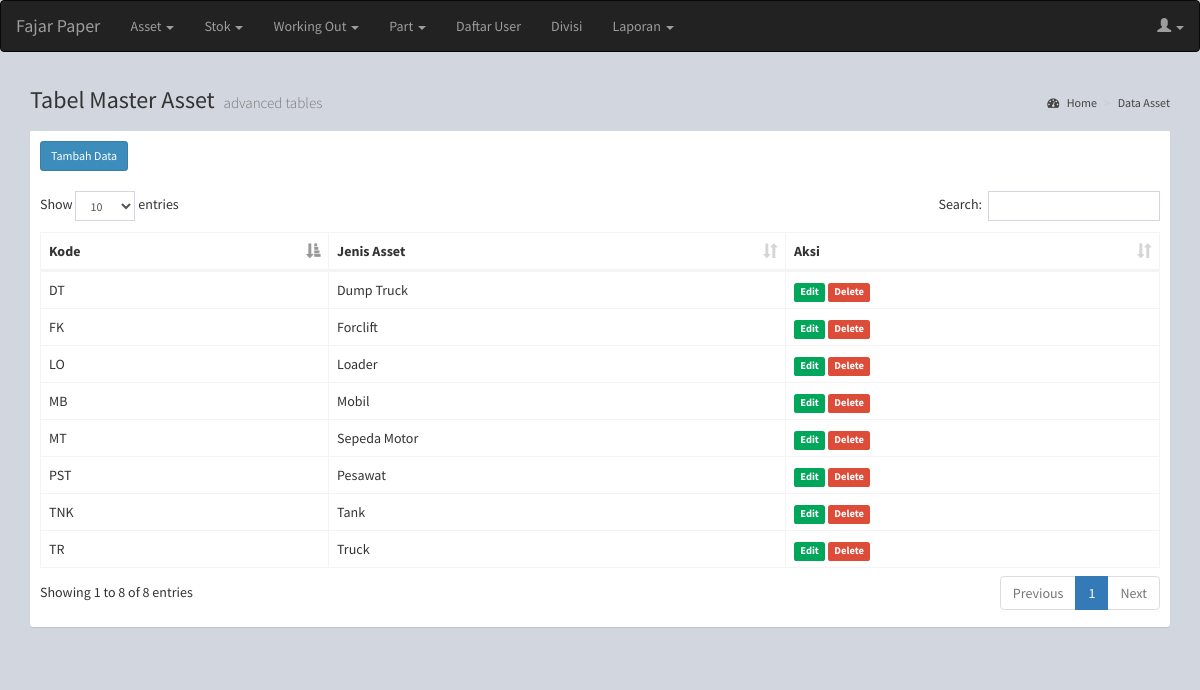
The app's page /index.php/Cbengkelnew/Cmasterasset (signed in) with its own data.
### tables this page shows
CREATE TABLE `tb_masterasset` (
  `id` int(11) NOT NULL AUTO_INCREMENT,
  `kode` varchar(10) DEFAULT NULL,
  `jenis` varchar(50) DEFAULT NULL,
  PRIMARY KEY (`id`),
  KEY `kode` (`kode`)
);

### application/controllers/Cbengkelnew/Cmasterasset.php (called while the page is built, shortened)
<?php
class Cmasterasset extends CI_Controller {
	function __construct(){
		$this->load->model('Mbengkelnew/Mmasterasset');
	}
	public function index(){
		$data['data']=$this->Mmasterasset->tampildata()->result();
		$this->load->view('navbar2');
		$this->load->view('Vbengkelnew/Vmasterasset',$data);
	}
}
?>

### index.php (called while the page is built, shortened)
<?php
require_once BASEPATH.'core/CodeIgniter.php';

### application/models/Mbengkelnew/Mmasterasset.php (called while the page is built, shortened)
<?php
	class Mmasterasset extends CI_Model{
		function tampildata(){
			$this->db->select('*');
			$this->db->from('tb_masterasset');
			return $this->db->get();
		}
	}
?>

### application/views/Vbengkelnew/Vmasterasset.php (the view, shortened to what this page needs)
<!DOCTYPE html>
<html>
<head>
	<link rel="stylesheet" href="<?php  echo base_url();?>asset/plugins/datatables/dataTables.bootstrap.css">
  <link rel="stylesheet" href="<?php  echo base_url();?>asset/plugins/datepicker/datepicker3.css">
</head>
<body>
<div class="container-fluid" style="background-color=#ECF0F5">
    <section class="content-header">
      <h1>
        Tabel Master Asset
        <small>advanced tables</small>
      </h1>
      <ol class="breadcrumb">
        <li><a href="<?php echo base_url('index.php/Cbengkelnew/Cmasterasset')?>"><i class="fa fa-dashboard"></i> Home</a></li>
        <li class="active"><a href="#">Data Asset</a></li>
      </ol>
    </section>
<section class="content">
    <div class="row">
     <div class="col-xs-12">
	 <div class="box">
            <div class="box-header">
              <div class="row">
                <div class="col-sm-2">
                  <button type="button" class="btn btn-primary btn-sm" data-toggle="modal" data-target="#myModal">Tambah Data</button>
                </div>
              </div>
            </div>
            <div class="box-body">
              <table id="example1" class="table table-bordered">
                <thead>
                <tr>
                  <th>Kode </th>
                  <th>Jenis Asset</th>
                  <th>Aksi</th>
                </tr>
                </thead>
                <tbody>
               	<?php
               	foreach ($data as $data) {
               	?>
               	<tr>
                  <td><?php echo strtoupper($data->kode)?></td>
               		<td><?php echo ucwords($data->jenis)?></td>
               		<td><a href="#" class='open_modal' id='<?php echo  $data->id; ?>'><span class="label label-success">Edit</span></a>
               			 <a href="#" onclick="confirm_modal('<?php echo site_url('Cbengkelnew/Cmasterasset/hapus/').'/'.$data->id ?>')"><span class="label label-danger">Delete</span></a>
               		</td>
               	</tr>
               	<?php
               		}
               	?>
                </tbody>
              </table>
            </div>
          </div>
     </div>
	</div>
</section>
</div>
</body>
</html>

### application/views/navbar2.php (shortened to what this page needs)
<!DOCTYPE html>
<html>
<head>
  <link rel="stylesheet" href="<?php  echo base_url();?>asset/bootstrap/css/bootstrap.min.css">
  <link rel="stylesheet" href="<?php  echo base_url();?>asset/fontawesome/css/font-awesome.min.css">
  <link rel="stylesheet" href="<?php  echo base_url();?>asset/ionicons/css/ionicons.min.css">
  <link rel="stylesheet" href="<?php echo base_url();?>asset/plugins/select2/select2.min.css">
  <link rel="stylesheet" href="<?php  echo base_url();?>asset/dist/css/AdminLTE.min.css">
  <link rel="stylesheet" href="<?php  echo base_url();?>asset/plugins/iCheck/square/blue.css">
</head>
<?php
$level=$this->session->userdata('level');
?>
<body class="hold-transition login-page">
<nav class="navbar navbar-inverse">
  <div class="container-fluid">
    <div class="navbar-header">
      <a class="navbar-brand" href="<?php echo base_url('index.php/Cbengkelnew/Cdashboard');?>">Fajar Paper</a>
    </div>
    <ul class="nav navbar-nav">
      <li class="dropdown">
        <a class="dropdown-toggle" data-toggle="dropdown" href="#">Asset
        <span class="caret"></span></a>
      </li>
      <li class="dropdown <?php if($level=='operator bengkel' or $level=='user'){ echo "hide";}?>">
        <a class="dropdown-toggle" data-toggle="dropdown" href="#">Stok
        <span class="caret"></span></a>
      </li>
      <li class="dropdown <?php if($level=='operator gudang'){ echo "hide";}?>">
        <a class="dropdown-toggle" data-toggle="dropdown" href="#">Working Out
        <span class="caret"></span></a>
      </li>
      <li class="dropdown <?php if($level=='user'){ echo "hide";}?>">
        <a class="dropdown-toggle" data-toggle="dropdown" href="#">Part
        <span class="caret"></span></a>
      </li>
      <li class="<?php if($level=='operator bengkel' or $level=='operator gudang' or $level=='user'){ echo "hide";}?>"><a href="<?php echo base_url('index.php/Cbengkelnew/Cuser');?>">Daftar User</a></li>
      <li class="<?php if($level=='operator bengkel' or $level=='operator gudang' or $level=='user'){ echo "hide";}?>"><a href="<?php echo base_url('index.php/Cbengkelnew/Cdivisi');?>">Divisi</a></li>
      <li class="dropdown">
        <a class="dropdown-toggle" data-toggle="dropdown" href="#">Laporan
        <span class="caret"></span></a>
      </li>
    </ul>
    <ul class="nav navbar-nav navbar-right">
       <li class="dropdown">
        <a class="dropdown-toggle" data-toggle="dropdown" href="#"><span class="glyphicon glyphicon-user"></span> <?php echo $this->session->userdata('username')?>
        <span class="caret"></span></a>
      </li>
    </ul>
  </div>
</nav>
</body>
</html>

### records on screen
tb_masterasset: kode "DT", jenis "Dump Truck"
tb_masterasset: kode "FK", jenis "Forclift"
tb_masterasset: kode "MB", jenis "Mobil"
tb_masterasset: kode "LO", jenis "Loader"
tb_masterasset: kode "TR", jenis "Truck"
tb_masterasset: kode "MT", jenis "Sepeda Motor"
tb_masterasset: kode "PST", jenis "Pesawat"
tb_masterasset: kode "TNK", jenis "Tank"
